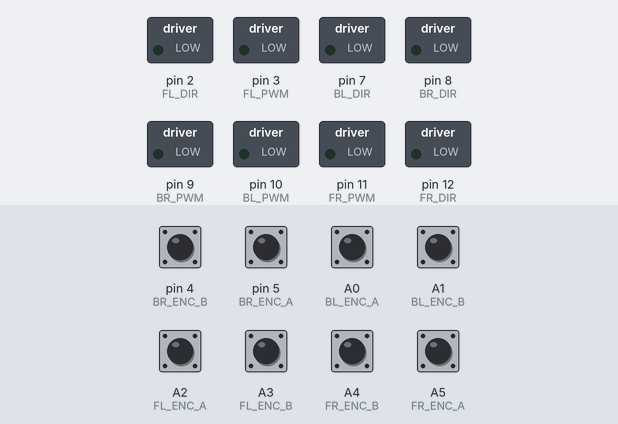
Simulated run of this sketch. Board: Arduino Uno, built with avr-gcc and run on an emulated ATmega328P. On the bench: switched loads named in the sketch (green lamp = pin HIGH). Inputs (shaded band) come from the test bench; at power-on: A0 (BL_ENC_A), A1 (BL_ENC_B), A2 (FL_ENC_A), A3 (FL_ENC_B), A4 (FR_ENC_B), A5 (FR_ENC_A), pin 4 (BR_ENC_B), pin 5 (BR_ENC_A) HIGH. What the sketch prints to the serial monitor is not drawn.

Above: at 0.1 s.
At 2.1 s:
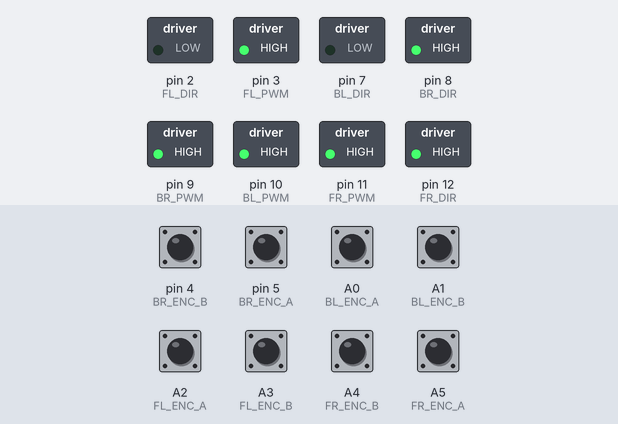
Timing chart, 0 to 3.6 s (numbered marks = the images above):
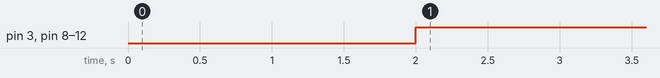

The sketch:

Velocity_control_Forward_60.ino
```cpp
// --- STEP 5: DRIVE EXACTLY 60 CM (CORRECTED) ---

// *** PIN DEFINITIONS ***
const int FL_PWM = 3;    const int FL_DIR = 2;
const int FL_ENC_A = A2; const int FL_ENC_B = A3;

const int FR_PWM = 11;   const int FR_DIR = 12;
const int FR_ENC_A = A5; const int FR_ENC_B = A4;

const int BL_PWM = 10;   const int BL_DIR = 7;
const int BL_ENC_A = A0; const int BL_ENC_B = A1;

const int BR_PWM = 9;    const int BR_DIR = 8;
const int BR_ENC_A = 5;  const int BR_ENC_B = 4;

// TUNING
// Calibration: Adjusted because 60cm target -> 47.5cm actual
const double CM_PER_TICK = 0.07033;
double target_speed = 30.0;              // Cruise Speed
double target_distance = 60.0;           // GOAL: 60 cm

// PID Gains
float Kp = 6.0;
float Ki = 2.0;

// VARIABLES
volatile long fl_ticks=0, fr_ticks=0, bl_ticks=0, br_ticks=0;
long prev_fl=0, prev_fr=0, prev_bl=0, prev_br=0;
double int_fl=0, int_fr=0, int_bl=0, int_br=0;
int last_fl=0, last_fr=0, last_bl=0, last_br=0;
unsigned long last_pid_time = 0;
bool motion_complete = false;

// --- FUNCTION DECLARATIONS (Fixes scope error) ---
void pollEncoders();
void computePID(double current_speed, double &integral, int pwmPin, int dirPin, double dt, bool isLeft);

void setup() {
  Serial.begin(115200);

  // MOTOR PINS
  pinMode(FL_PWM, OUTPUT); pinMode(FL_DIR, OUTPUT);
  pinMode(FR_PWM, OUTPUT); pinMode(FR_DIR, OUTPUT);
  pinMode(BL_PWM, OUTPUT); pinMode(BL_DIR, OUTPUT);
  pinMode(BR_PWM, OUTPUT); pinMode(BR_DIR, OUTPUT);

  // ENCODER PINS
  pinMode(FL_ENC_A, INPUT_PULLUP); pinMode(FL_ENC_B, INPUT_PULLUP);
  pinMode(FR_ENC_A, INPUT_PULLUP); pinMode(FR_ENC_B, INPUT_PULLUP);
  pinMode(BL_ENC_A, INPUT_PULLUP); pinMode(BL_ENC_B, INPUT_PULLUP);
  pinMode(BR_ENC_A, INPUT_PULLUP); pinMode(BR_ENC_B, INPUT_PULLUP);

  Serial.println("--- DRIVE 60 CM START ---");
  delay(2000);
}

void loop() {
  pollEncoders();

  // CHECK DISTANCE
  long avg_ticks = (abs(fl_ticks) + abs(fr_ticks) + abs(bl_ticks) + abs(br_ticks)) / 4;
  double distance_covered = avg_ticks * CM_PER_TICK; // Fixed typo here

  // IF WE REACHED 60 CM -> STOP
  if (distance_covered >= target_distance) {
    if (!motion_complete) {
      analogWrite(FL_PWM, 0); analogWrite(FR_PWM, 0);
      analogWrite(BL_PWM, 0); analogWrite(BR_PWM, 0);
      Serial.println("--- 60 CM REACHED! ---");
      motion_complete = true;
    }
    return;
  }

  // PID LOOP (Every 50ms)
  unsigned long curr_time = millis();
  if (curr_time - last_pid_time >= 50) {
    double dt = (curr_time - last_pid_time) / 1000.0;
    last_pid_time = curr_time;

    // 1. FRONT LEFT (INVERTED = TRUE)
    long diff_fl = fl_ticks - prev_fl; prev_fl = fl_ticks;
    double speed_fl = (diff_fl * CM_PER_TICK) / dt;
    computePID(speed_fl, int_fl, FL_PWM, FL_DIR, dt, true);

    // 2. FRONT RIGHT (INVERTED = FALSE)
    long diff_fr = fr_ticks - prev_fr; prev_fr = fr_ticks;
    double speed_fr = (diff_fr * CM_PER_TICK) / dt;
    computePID(speed_fr, int_fr, FR_PWM, FR_DIR, dt, false);

    // 3. BACK LEFT (INVERTED = TRUE)
    long diff_bl = bl_ticks - prev_bl; prev_bl = bl_ticks;
    double speed_bl = (diff_bl * CM_PER_TICK) / dt;
    computePID(speed_bl, int_bl, BL_PWM, BL_DIR, dt, true);

    // 4. BACK RIGHT (INVERTED = FALSE)
    long diff_br = br_ticks - prev_br; prev_br = br_ticks;
    double speed_br = (diff_br * CM_PER_TICK) / dt;
    computePID(speed_br, int_br, BR_PWM, BR_DIR, dt, false);

    Serial.print("Dist:"); Serial.print(distance_covered);
    Serial.print(" / 60 cm | Speed:"); Serial.println(speed_fl);
  }
}

// --- HELPER FUNCTIONS ---

void pollEncoders() {
  // FL (Fixed Logic: --)
  int curr_fl = digitalRead(FL_ENC_A);
  if (curr_fl != last_fl && curr_fl == HIGH) {
    if(digitalRead(FL_ENC_B)) fl_ticks--; else fl_ticks++;
  }
  last_fl = curr_fl;

  // FR (Normal: ++)
  int curr_fr = digitalRead(FR_ENC_A);
  if (curr_fr != last_fr && curr_fr == HIGH) {
    if(digitalRead(FR_ENC_B)) fr_ticks++; else fr_ticks--;
  }
  last_fr = curr_fr;

  // BL (Fixed Logic: --)
  int curr_bl = digitalRead(BL_ENC_A);
  if (curr_bl != last_bl && curr_bl == HIGH) {
    if(digitalRead(BL_ENC_B)) bl_ticks--; else bl_ticks++;
  }
  last_bl = curr_bl;

  // BR (Normal: ++)
  int curr_br = digitalRead(BR_ENC_A);
  if (curr_br != last_br && curr_br == HIGH) {
    if(digitalRead(BR_ENC_B)) br_ticks++; else br_ticks--;
  }
  last_br = curr_br;
}

void computePID(double current_speed, double &integral, int pwmPin, int dirPin, double dt, bool isLeft) {
  double error = target_speed - current_speed;
  integral += (error * dt);
  integral = constrain(integral, -100, 100);

  double output = (Kp * error) + (Ki * integral);

  // Deadzone Fix
  if (output > 0 && output < 60) output = 60;
  if (output < 0 && output > -60) output = -60;

  int pwm = (int)output;
  pwm = constrain(pwm, -255, 255);

  if (pwm > 0) {
    if (isLeft) digitalWrite(dirPin, LOW);
    else digitalWrite(dirPin, HIGH);
    analogWrite(pwmPin, pwm);
  } else {
    if (isLeft) digitalWrite(dirPin, HIGH);
    else digitalWrite(dirPin, LOW);
    analogWrite(pwmPin, abs(pwm));
  }
}
```

Measured:
- by itself, pin 3 (FL_PWM), pin 8 (BR_DIR), pin 9 (BR_PWM), pin 10 (BL_PWM), pin 11 (FR_PWM), pin 12 (FR_DIR): LOW → HIGH at 2.0 s
